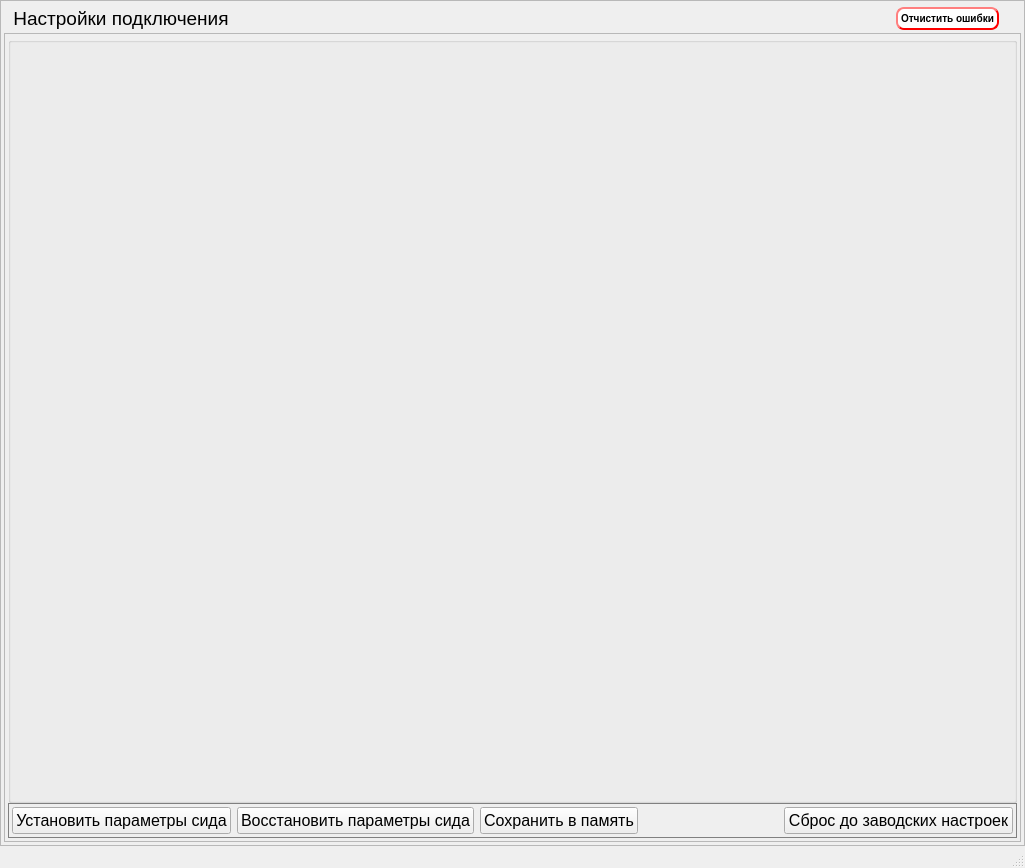
<?xml version="1.0" encoding="UTF-8"?>
<ui version="4.0">
 <class>MainWindow</class>
 <widget class="QMainWindow" name="MainWindow">
  <property name="geometry">
   <rect>
    <x>0</x>
    <y>0</y>
    <width>1025</width>
    <height>868</height>
   </rect>
  </property>
  <property name="windowTitle">
   <string>MainWindow</string>
  </property>
  <widget class="QWidget" name="centralwidget">
   <layout class="QVBoxLayout" name="verticalLayout">
    <property name="leftMargin">
     <number>0</number>
    </property>
    <property name="topMargin">
     <number>0</number>
    </property>
    <property name="rightMargin">
     <number>0</number>
    </property>
    <property name="bottomMargin">
     <number>0</number>
    </property>
    <item>
     <widget class="QScrollArea" name="scrollArea">
      <property name="widgetResizable">
       <bool>true</bool>
      </property>
      <widget class="QWidget" name="scrollAreaWidgetContents">
       <property name="geometry">
        <rect>
         <x>0</x>
         <y>0</y>
         <width>1023</width>
         <height>823</height>
        </rect>
       </property>
       <layout class="QVBoxLayout" name="verticalLayout_4">
        <property name="spacing">
         <number>0</number>
        </property>
        <property name="leftMargin">
         <number>3</number>
        </property>
        <property name="topMargin">
         <number>3</number>
        </property>
        <property name="rightMargin">
         <number>3</number>
        </property>
        <property name="bottomMargin">
         <number>3</number>
        </property>
        <item>
         <widget class="QWidget" name="widget_23" native="true">
          <property name="maximumSize">
           <size>
            <width>16777215</width>
            <height>50</height>
           </size>
          </property>
          <layout class="QHBoxLayout" name="horizontalLayout_59">
           <property name="topMargin">
            <number>3</number>
           </property>
           <property name="bottomMargin">
            <number>3</number>
           </property>
           <item>
            <widget class="QPushButton" name="menu_button">
             <property name="enabled">
              <bool>true</bool>
             </property>
             <property name="sizePolicy">
              <sizepolicy hsizetype="Minimum" vsizetype="Preferred">
               <horstretch>0</horstretch>
               <verstretch>0</verstretch>
              </sizepolicy>
             </property>
             <property name="minimumSize">
              <size>
               <width>0</width>
               <height>0</height>
              </size>
             </property>
             <property name="maximumSize">
              <size>
               <width>16777215</width>
               <height>16777215</height>
              </size>
             </property>
             <property name="font">
              <font>
               <pointsize>14</pointsize>
              </font>
             </property>
             <property name="cursor">
              <cursorShape>PointingHandCursor</cursorShape>
             </property>
             <property name="styleSheet">
              <string notr="true">QPushButton
{
	text-align: center;
    border: 0px solid gray;
	vertical-align: bottom;
}

QPushButton:hover
{
	text-align: center;
	color: rgb(170, 0, 0);
    border: 0px solid gray;
	vertical-align: bottom;
}</string>
             </property>
             <property name="text">
              <string>Настройки подключения</string>
             </property>
             <property name="checkable">
              <bool>false</bool>
             </property>
             <property name="checked">
              <bool>false</bool>
             </property>
             <property name="autoExclusive">
              <bool>false</bool>
             </property>
             <property name="flat">
              <bool>false</bool>
             </property>
            </widget>
           </item>
           <item>
            <spacer name="horizontalSpacer_34">
             <property name="orientation">
              <enum>Qt::Horizontal</enum>
             </property>
             <property name="sizeHint" stdset="0">
              <size>
               <width>40</width>
               <height>20</height>
              </size>
             </property>
            </spacer>
           </item>
           <item>
            <widget class="QPushButton" name="pb_error_cleaner">
             <property name="maximumSize">
              <size>
               <width>130</width>
               <height>16777215</height>
              </size>
             </property>
             <property name="font">
              <font>
               <family>Arial</family>
               <pointsize>-1</pointsize>
               <italic>false</italic>
               <bold>true</bold>
              </font>
             </property>
             <property name="styleSheet">
              <string notr="true">QPushButton {	
	background-color: white;
	border-style: outset;
    border-width: 2px;
    border-radius: 8px;
    border-color: red;
    font: bold 10px;
    min-width: 10em;
    padding: 3px;
}
QPushButton::hover { 	
	background-color:  rgb(221, 242, 255);
	border-style: outset;
    border-width: 2px;
    border-radius: 8px;
    border-color: red;
    font: bold 10px;
    min-width: 10em;
    padding: 3px; }
</string>
             </property>
             <property name="text">
              <string>Отчистить ошибки</string>
             </property>
            </widget>
           </item>
           <item>
            <widget class="QLabel" name="label">
             <property name="sizePolicy">
              <sizepolicy hsizetype="Fixed" vsizetype="Fixed">
               <horstretch>0</horstretch>
               <verstretch>0</verstretch>
              </sizepolicy>
             </property>
             <property name="maximumSize">
              <size>
               <width>106</width>
               <height>28</height>
              </size>
             </property>
             <property name="text">
              <string/>
             </property>
             <property name="pixmap">
              <pixmap>images/NordL_logo.png</pixmap>
             </property>
             <property name="scaledContents">
              <bool>true</bool>
             </property>
             <property name="alignment">
              <set>Qt::AlignCenter</set>
             </property>
            </widget>
           </item>
          </layout>
         </widget>
        </item>
        <item>
         <widget class="QStackedWidget" name="stackedWidget">
          <property name="enabled">
           <bool>true</bool>
          </property>
          <property name="minimumSize">
           <size>
            <width>30</width>
            <height>0</height>
           </size>
          </property>
          <property name="currentIndex">
           <number>0</number>
          </property>
          <widget class="QWidget" name="admin_page">
           <layout class="QVBoxLayout" name="verticalLayout_3">
            <property name="leftMargin">
             <number>0</number>
            </property>
            <property name="topMargin">
             <number>0</number>
            </property>
            <property name="rightMargin">
             <number>0</number>
            </property>
            <property name="bottomMargin">
             <number>0</number>
            </property>
            <item>
             <widget class="QScrollArea" name="scrollArea_2">
              <property name="widgetResizable">
               <bool>true</bool>
              </property>
              <widget class="QWidget" name="scrollAreaWidgetContents_2">
               <property name="geometry">
                <rect>
                 <x>0</x>
                 <y>0</y>
                 <width>1015</width>
                 <height>781</height>
                </rect>
               </property>
               <layout class="QVBoxLayout" name="verticalLayout_5">
                <property name="spacing">
                 <number>0</number>
                </property>
                <property name="leftMargin">
                 <number>3</number>
                </property>
                <property name="topMargin">
                 <number>3</number>
                </property>
                <property name="rightMargin">
                 <number>3</number>
                </property>
                <property name="bottomMargin">
                 <number>3</number>
                </property>
                <item>
                 <widget class="QGroupBox" name="groupBox">
                  <property name="title">
                   <string/>
                  </property>
                  <layout class="QVBoxLayout" name="verticalLayout_2"/>
                 </widget>
                </item>
                <item>
                 <widget class="QGroupBox" name="groupBox_2">
                  <property name="sizePolicy">
                   <sizepolicy hsizetype="Preferred" vsizetype="Fixed">
                    <horstretch>0</horstretch>
                    <verstretch>0</verstretch>
                   </sizepolicy>
                  </property>
                  <property name="styleSheet">
                   <string notr="true">QGroupBox {
    background-color: qlineargradient(x1: 0, y1: 0, x2: 0, y2: 1,
                                      stop: 0 #ffffff, stop: 1 #FFFFFF);
    border: 1px solid gray;
    margin-top: 1ex; /* leave space at the top for the title */
}
</string>
                  </property>
                  <property name="title">
                   <string/>
                  </property>
                  <layout class="QHBoxLayout" name="horizontalLayout_18">
                   <property name="leftMargin">
                    <number>3</number>
                   </property>
                   <property name="topMargin">
                    <number>3</number>
                   </property>
                   <property name="rightMargin">
                    <number>3</number>
                   </property>
                   <property name="bottomMargin">
                    <number>3</number>
                   </property>
                   <item>
                    <widget class="QPushButton" name="all_save_seed">
                     <property name="font">
                      <font>
                       <pointsize>12</pointsize>
                      </font>
                     </property>
                     <property name="text">
                      <string>Установить параметры сида</string>
                     </property>
                    </widget>
                   </item>
                   <item>
                    <widget class="QPushButton" name="all_restore_seed">
                     <property name="font">
                      <font>
                       <pointsize>12</pointsize>
                      </font>
                     </property>
                     <property name="text">
                      <string>Восстановить параметры сида</string>
                     </property>
                    </widget>
                   </item>
                   <item>
                    <widget class="QPushButton" name="all_save_in_memory">
                     <property name="font">
                      <font>
                       <pointsize>12</pointsize>
                      </font>
                     </property>
                     <property name="text">
                      <string>Сохранить в память</string>
                     </property>
                    </widget>
                   </item>
                   <item>
                    <spacer name="horizontalSpacer_18">
                     <property name="orientation">
                      <enum>Qt::Horizontal</enum>
                     </property>
                     <property name="sizeHint" stdset="0">
                      <size>
                       <width>40</width>
                       <height>20</height>
                      </size>
                     </property>
                    </spacer>
                   </item>
                   <item>
                    <widget class="QPushButton" name="all_reset">
                     <property name="font">
                      <font>
                       <pointsize>12</pointsize>
                      </font>
                     </property>
                     <property name="text">
                      <string>Сброс до заводских настроек</string>
                     </property>
                    </widget>
                   </item>
                  </layout>
                 </widget>
                </item>
               </layout>
              </widget>
             </widget>
            </item>
           </layout>
          </widget>
          <widget class="QWidget" name="connection_page">
           <layout class="QVBoxLayout" name="verticalLayout_7">
            <property name="leftMargin">
             <number>3</number>
            </property>
            <property name="topMargin">
             <number>3</number>
            </property>
            <property name="rightMargin">
             <number>3</number>
            </property>
            <property name="bottomMargin">
             <number>3</number>
            </property>
            <item>
             <widget class="QGroupBox" name="groupBox_5">
              <property name="sizePolicy">
               <sizepolicy hsizetype="Fixed" vsizetype="Preferred">
                <horstretch>0</horstretch>
                <verstretch>0</verstretch>
               </sizepolicy>
              </property>
              <property name="title">
               <string/>
              </property>
              <layout class="QFormLayout" name="formLayout">
               <item row="0" column="0">
                <widget class="QRadioButton" name="rb_serial">
                 <property name="text">
                  <string>Последовательный порт</string>
                 </property>
                 <property name="checked">
                  <bool>true</bool>
                 </property>
                </widget>
               </item>
               <item row="0" column="1">
                <widget class="QGroupBox" name="group_serial">
                 <property name="sizePolicy">
                  <sizepolicy hsizetype="Preferred" vsizetype="Fixed">
                   <horstretch>0</horstretch>
                   <verstretch>0</verstretch>
                  </sizepolicy>
                 </property>
                 <property name="font">
                  <font>
                   <pointsize>8</pointsize>
                  </font>
                 </property>
                 <property name="title">
                  <string>Port</string>
                 </property>
                 <layout class="QHBoxLayout" name="horizontalLayout_17">
                  <item>
                   <widget class="QPushButton" name="refresh_ports">
                    <property name="sizePolicy">
                     <sizepolicy hsizetype="Fixed" vsizetype="Fixed">
                      <horstretch>0</horstretch>
                      <verstretch>0</verstretch>
                     </sizepolicy>
                    </property>
                    <property name="maximumSize">
                     <size>
                      <width>16777215</width>
                      <height>22</height>
                     </size>
                    </property>
                    <property name="text">
                     <string/>
                    </property>
                    <property name="icon">
                     <iconset>
                      <normaloff>images/refresh.png</normaloff>images/refresh.png</iconset>
                    </property>
                   </widget>
                  </item>
                  <item>
                   <widget class="QComboBox" name="serial_combo_box">
                    <property name="minimumSize">
                     <size>
                      <width>250</width>
                      <height>0</height>
                     </size>
                    </property>
                    <property name="maximumSize">
                     <size>
                      <width>16777215</width>
                      <height>16777215</height>
                     </size>
                    </property>
                   </widget>
                  </item>
                 </layout>
                </widget>
               </item>
               <item row="1" column="0">
                <spacer name="horizontalSpacer">
                 <property name="orientation">
                  <enum>Qt::Horizontal</enum>
                 </property>
                 <property name="sizeHint" stdset="0">
                  <size>
                   <width>40</width>
                   <height>20</height>
                  </size>
                 </property>
                </spacer>
               </item>
               <item row="1" column="1">
                <widget class="QGroupBox" name="groupBox_3">
                 <property name="title">
                  <string>Адрес комутационного устройства</string>
                 </property>
                 <layout class="QVBoxLayout" name="verticalLayout_6">
                  <item>
                   <widget class="QLineEdit" name="ip_adress_2">
                    <property name="minimumSize">
                     <size>
                      <width>0</width>
                      <height>0</height>
                     </size>
                    </property>
                    <property name="maximumSize">
                     <size>
                      <width>1677215</width>
                      <height>16777215</height>
                     </size>
                    </property>
                    <property name="font">
                     <font>
                      <pointsize>12</pointsize>
                     </font>
                    </property>
                    <property name="text">
                     <string>00a</string>
                    </property>
                    <property name="maxLength">
                     <number>3</number>
                    </property>
                   </widget>
                  </item>
                 </layout>
                </widget>
               </item>
              </layout>
             </widget>
            </item>
            <item>
             <widget class="QPushButton" name="connect_btn">
              <property name="sizePolicy">
               <sizepolicy hsizetype="Fixed" vsizetype="Fixed">
                <horstretch>0</horstretch>
                <verstretch>0</verstretch>
               </sizepolicy>
              </property>
              <property name="minimumSize">
               <size>
                <width>0</width>
                <height>27</height>
               </size>
              </property>
              <property name="maximumSize">
               <size>
                <width>16777215</width>
                <height>27</height>
               </size>
              </property>
              <property name="font">
               <font>
                <family>Arial</family>
                <pointsize>12</pointsize>
               </font>
              </property>
              <property name="text">
               <string>Connect</string>
              </property>
             </widget>
            </item>
            <item>
             <spacer name="verticalSpacer_4">
              <property name="orientation">
               <enum>Qt::Vertical</enum>
              </property>
              <property name="sizeHint" stdset="0">
               <size>
                <width>20</width>
                <height>260</height>
               </size>
              </property>
             </spacer>
            </item>
            <item>
             <widget class="QLabel" name="version">
              <property name="text">
               <string/>
              </property>
              <property name="alignment">
               <set>Qt::AlignRight|Qt::AlignTrailing|Qt::AlignVCenter</set>
              </property>
             </widget>
            </item>
           </layout>
          </widget>
         </widget>
        </item>
       </layout>
      </widget>
     </widget>
    </item>
   </layout>
  </widget>
  <widget class="QMenuBar" name="menubar">
   <property name="geometry">
    <rect>
     <x>0</x>
     <y>0</y>
     <width>1025</width>
     <height>22</height>
    </rect>
   </property>
  </widget>
  <widget class="QStatusBar" name="statusbar"/>
 </widget>
 <resources/>
 <connections/>
</ui>
